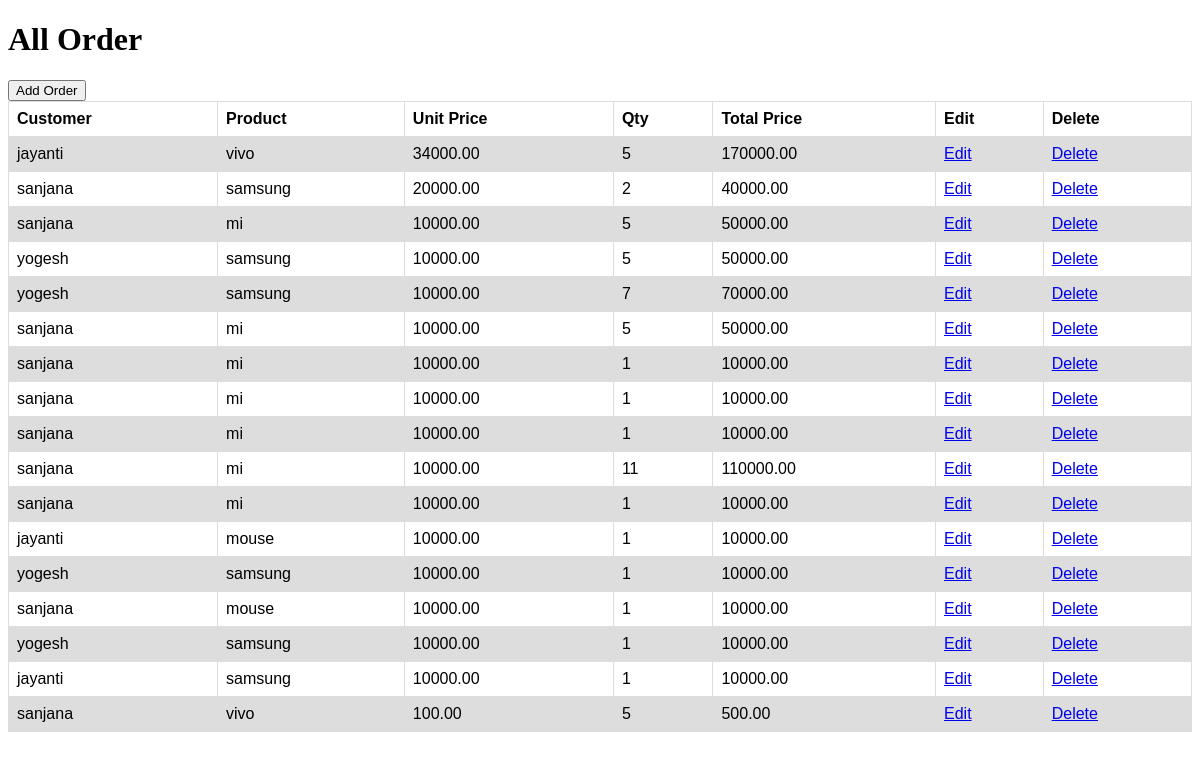
/orders/, run on an earlier commit of the app's database.
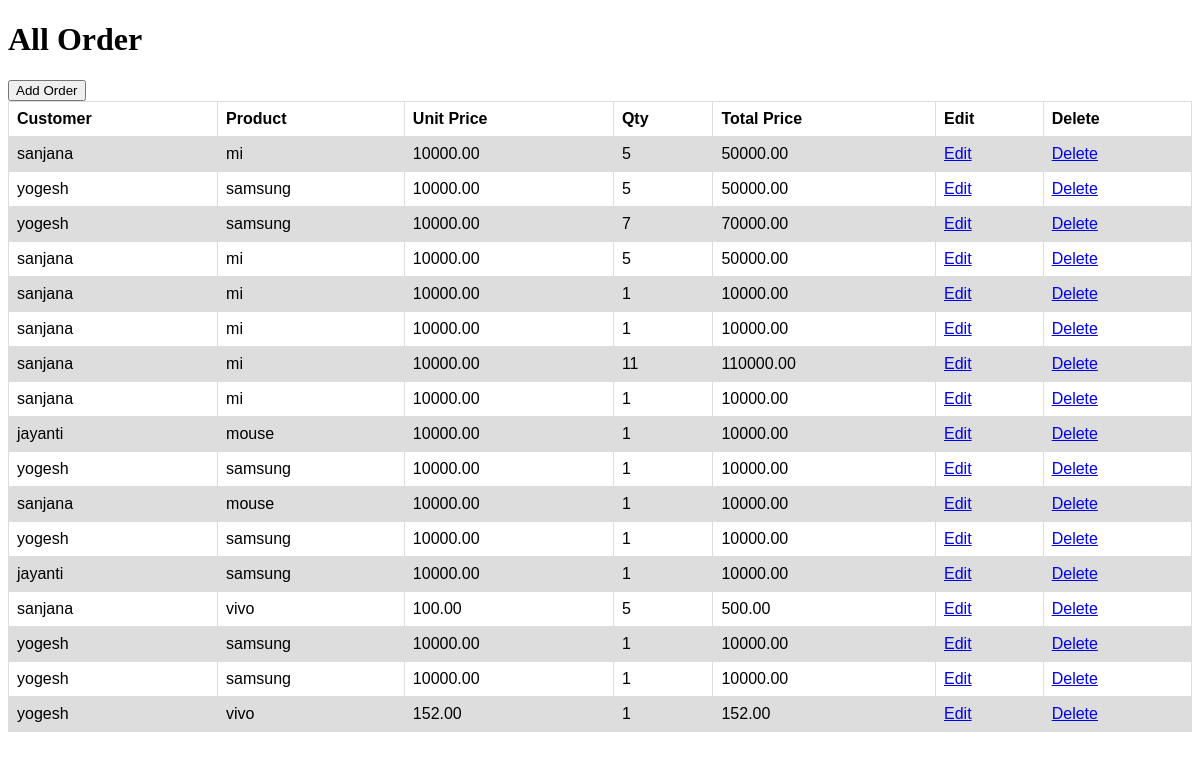
And on a later commit of the database.
### order_app/models.py (models this page shows)
class Order(models.Model):
    customer=models.ForeignKey(Customer, on_delete = models.CASCADE)
    product=models.ForeignKey(Product, on_delete = models.CASCADE)
    price =models.DecimalField(max_digits=10, decimal_places=2)
    qty=models.IntegerField()
    total_price=models.DecimalField(max_digits=10, decimal_places=2)
    created_at = models.DateTimeField(auto_now_add=True)

### order_app/views.py (the view)
# urls.py: path('orders/',orders,name='orders'),
def orders(request):
    order=Order.objects.values("id","price","qty","total_price","product__name","customer__first_name")
    customer = Customer.objects.values("id","first_name")
    product = Product.objects.values("id","name")
    return render(request,'orders.html',{'order':order,"customer":customer,"product":product})

### order_app/templates/orders.html (shortened to what this page needs)
<!DOCTYPE html>
<html lang="en">
<head>
</head>
<body>
    <h1>All Order</h1>
    <div>
        <button><a id="button">Add Order</a></button>
        <br>
        <table>
            <tr>
                <th>Customer</th>
                <th>Product</th>
                <th>Unit Price</th>
                <th>Qty</th>
                <th>Total Price</th>
                <th>Edit</th>
                <th>Delete</th>
            </tr>
            {% for i in order %}
            <tr>
                <td>{{i.customer__first_name}}</td>
                <td>{{i.product__name}}</td>
                <td>{{i.price}}</td>
                <td>{{i.qty}}</td>
                <td>{{i.total_price}}</td>
                <td><a href="{% url 'update' id=i.id %}">Edit</a></td>
                <td><a href="{% url 'delete' id=i.id %}">Delete</a></td>
            </tr>
            {% endfor %}
        </table>
</body>
</html>

### order_app/templates/orders.html (style rules this page uses)
table { font-family: arial, sans-serif; border-collapse: collapse; width: 100%; }
td, th { border: 1px solid #dddddd; text-align: left; padding: 8px; }
tr:nth-child(even) { background-color: #dddddd; }

What changed in the data, as far as the page shows it:
removed Order: customer__first_name "jayanti", product__name "vivo", price "34000.00", qty "5", total_price "170000.00"
removed Order: customer__first_name "sanjana", product__name "samsung", price "20000.00", qty "2", total_price "40000.00"
removed Order: customer__first_name "sanjana", product__name "mi", price "10000.00", qty "1", total_price "10000.00"
added Order: customer__first_name "yogesh", product__name "samsung", price "10000.00", qty "1", total_price "10000.00"
added Order: customer__first_name "yogesh", product__name "samsung", price "10000.00", qty "1", total_price "10000.00"
added Order: customer__first_name "yogesh", product__name "vivo", price "152.00", qty "1", total_price "152.00"
